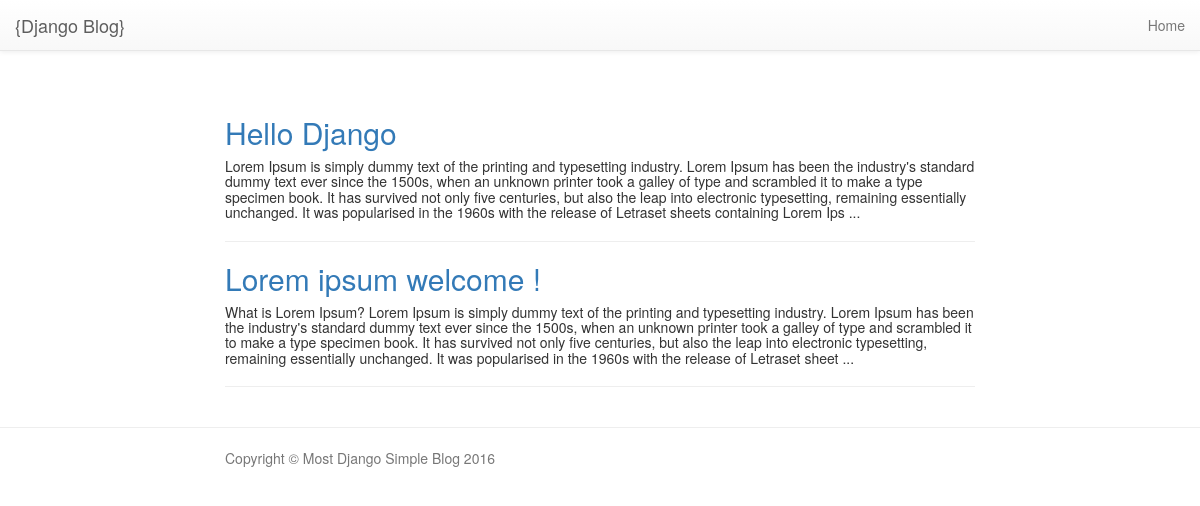
Page /category/1/ on the committed database.
### blog/models.py (models this page shows, shortened)
class Post(models.Model):
    title 	= models.CharField(max_length=80)
    content = models.TextField()
    category =models.ForeignKey(Category, on_delete=models.CASCADE)

### blog/views.py (the view)
# urls.py: url(r'^category/(?P<category_id>[0-9]+)/$', Category, name='category'),
def Category(request, category_id):
	category = models.Category.objects.get(id = category_id)
	posts = models.Post.objects.filter(category_id = category_id)
	context = {
	'category': category,
	'posts': posts,
	}
	return render(request, 'category.html', context)

### blog/templates/category.html (shortened to what this page needs)
{% extends "master.html" %}
{% block content %}
    <div class="container" style="margin-top: 8%">
        <div class="row">
            <div class="col-lg-8 col-lg-offset-2 col-md-10 col-md-offset-1">
            {% for post in posts %}
                <div class="post-preview">
                    <a href="/post/{{post.id}}">
                        <h2 class="post-title">
                            {{ post.title }}
                        </h2>
                    </a>
                    <h5 class="post-subtitle">
                        {{ post.content|slice:":455"}} ...
                    </h5>
                </div>
                <hr>
                {% endfor %}
            </div>
        </div>
    </div>
{% endblock %}

### rows in the picture
Post: title "Hello Django", content "Lorem Ipsum is simply dummy text of the printing and typesetting industry. Lorem Ipsum has been the industry's standard dummy text ever since the 1500s, when an unknown printer took a galley of type and scrambled it to make a type specimen book. It has survived not only five centuries, but also the leap into electronic typesetting, remaining essentially unchanged. It was popularised in the 1960s with the release of Letraset sheets containing Lorem Ips"
Post: title "Lorem ipsum welcome !", content "What is Lorem Ipsum? Lorem Ipsum is simply dummy text of the printing and typesetting industry. Lorem Ipsum has been the industry's standard dummy text ever since the 1500s, when an unknown printer took a galley of type and scrambled it to make a type specimen book. It has survived not only five centuries, but also the leap into electronic typesetting, remaining essentially unchanged. It was popularised in the 1960s with the release of Letraset sheet"
